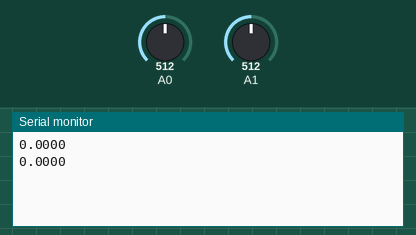
The sketch below on a simulated Arduino Uno, built with avr-gcc and run on an emulated ATmega328P. Shown: the last lines printed to the serial monitor. Inputs (shaded band) come from the test bench; at power-on: A0 = 512, A1 = 512.

Above: at 1.8 s.
1.9 s: A0 set to 716
At 2.8 s:
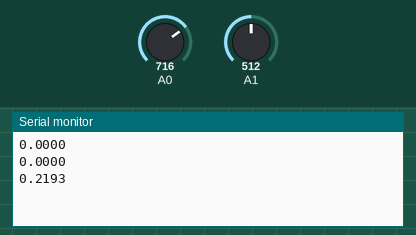
3.4 s: A1 set to 306
At 4.5 s:
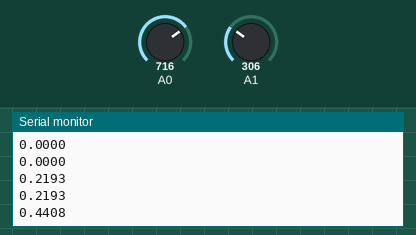
4.9 s: A0 set to 900
At 5.8 s:
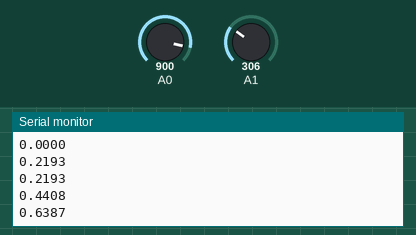
6.4 s: A1 set to 122
At 7.8 s:
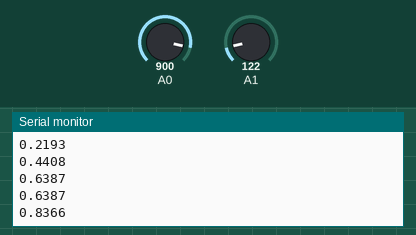
Timing chart, 0 to 8.9 s (numbered marks = the images above; inputs shaded):
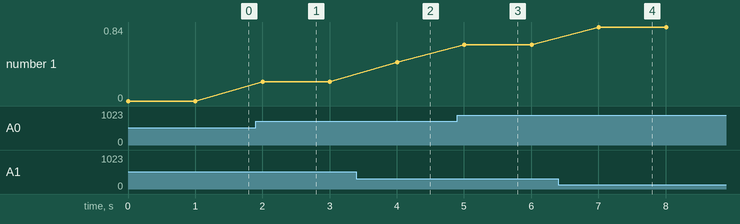

The sketch:

arduino.ino
```cpp
int lectura1;
int lectura2;
float voltios1 = 0;
float voltios2 = 0;
float vab = 0;

void setup() {
  // put your setup code here, to run once:
  Serial.begin(9600);
  analogReference(INTERNAL);
}

void loop() {
  // put your main code here, to run repeatedly:
  lectura1=analogRead(A0);
  lectura2=analogRead(A1);
  voltios1=map(lectura1,0,1023,0,11000.0);
  voltios2=map(lectura2,0,1023,0,11000.0);
  voltios1=voltios1/10000.0;
  voltios2=voltios2/10000.0;

  vab=voltios1-voltios2;
  Serial.println(vab,4);
  delay(1000);
}
```

Measured:
- after the input at 1.9 s, the serial monitor: prints a new line after 0.10 s (image 1)
- after the input at 3.4 s, the serial monitor: prints a new line after 0.60 s (image 2)
- after the input at 4.9 s, the serial monitor: prints a new line after 0.11 s (image 3)
- after the input at 6.4 s, the serial monitor: prints a new line after 0.61 s (image 4)
- plotted number 1: 0 → 0.22 after the input at 1.9 s, 0.22 → 0.44 after the input at 3.4 s, 0.44 → 0.64 after the input at 4.9 s, 0.64 → 0.84 after the input at 6.4 s
